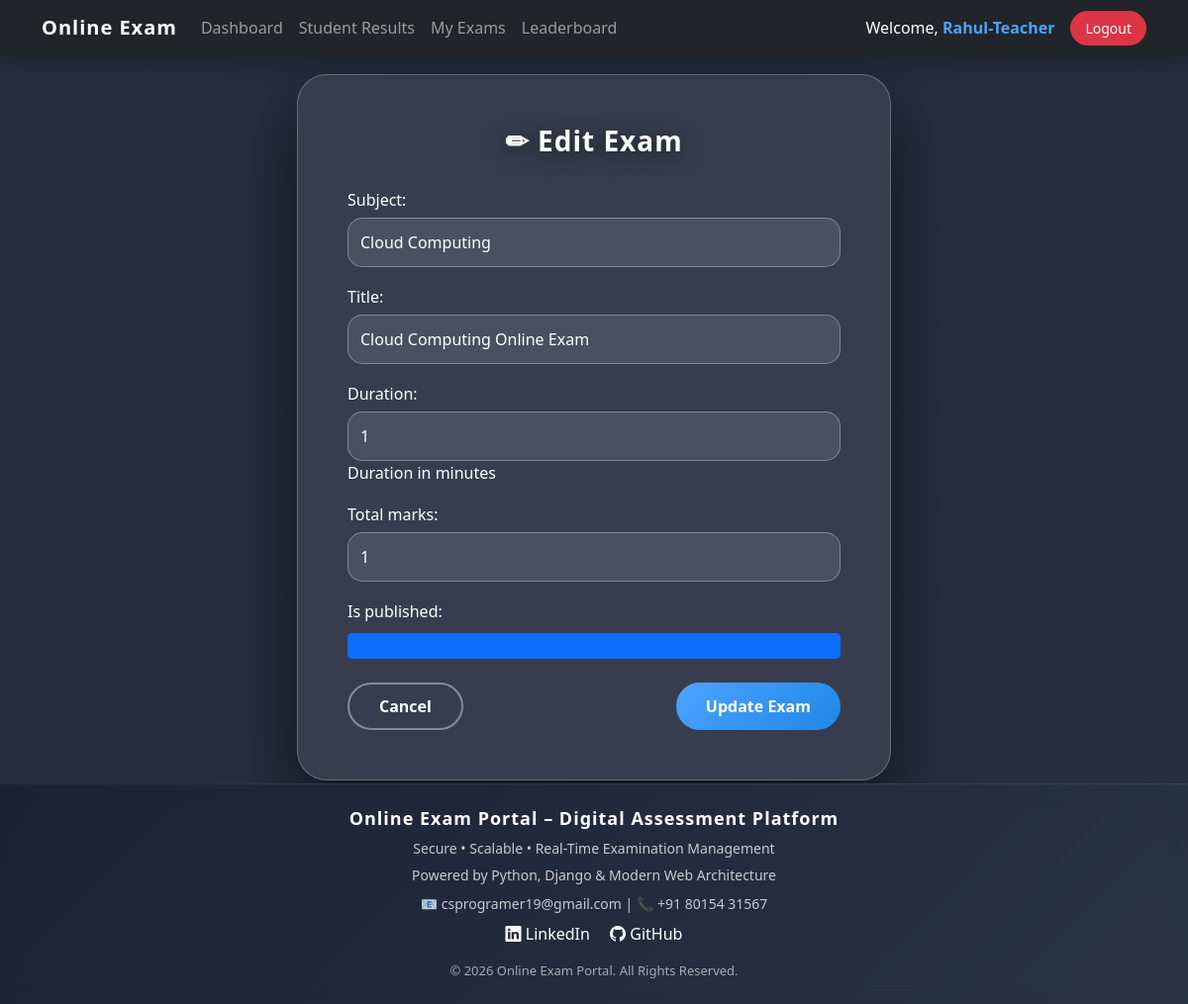
The app's page /edit-exam/20/ (signed in) with its own data.
### exam/models.py (models this page shows, shortened)
class CustomUser(AbstractUser):
    ROLE_CHOICES = (
        ('admin', 'Admin'),
        ('teacher', 'Teacher'),
        ('student', 'Student'),
    )
    role = models.CharField(max_length=10, choices=ROLE_CHOICES)

class Exam(models.Model):
    subject = models.ForeignKey(Subject, on_delete=models.CASCADE)
    title = models.CharField(max_length=200)
    duration = models.IntegerField(help_text="Duration in minutes")
    total_marks = models.IntegerField()
    created_by = models.ForeignKey(
        settings.AUTH_USER_MODEL,
        on_delete=models.CASCADE,
        limit_choices_to={'role': 'teacher'}
    )
    is_published = models.BooleanField(default=False)

### exam/views.py (the view)
# urls.py: path('edit-exam/<int:exam_id>/', views.edit_exam, name='edit_exam'),
@login_required  #edit exam-teacher
def edit_exam(request, exam_id):
    if request.user.role != 'teacher':
        return HttpResponseForbidden("Not Allowed")
    exam = get_object_or_404(Exam, id=exam_id, created_by=request.user)
    if request.method == "POST":
        form = ExamForm(request.POST, instance=exam)
        if form.is_valid():
            form.save()
            return redirect('my_exams')
    else:
        form = ExamForm(instance=exam)
    return render(request, 'edit_exam.html', {'form': form})

### exam/forms.py
class ExamForm(forms.ModelForm):
    class Meta:
        model = Exam
        exclude = ['created_by']   # 👈 change this
        widgets = {
            'subject': forms.Select(attrs={'class': 'form-select'}),
            'title': forms.TextInput(attrs={'class': 'form-control'}),
            'duration': forms.NumberInput(attrs={'class': 'form-control'}),
            'total_marks': forms.NumberInput(attrs={'class': 'form-control'}),
            'is_published': forms.CheckboxInput(attrs={'class': 'form-check-input'}),
        }

### exam/models.py (called while the page is built)
    def __str__(self):
        return self.name

### templates/edit_exam.html (shortened to what this page needs)
{% extends 'base.html' %}
{% block content %}
<div class="edit-wrapper">
    <div class="edit-card">
        <h3 class="edit-title">✏ Edit Exam</h3>
        <form method="POST">
            {{ form.as_p }}
            <div class="d-flex justify-content-between mt-4">
                <a href="{% url 'my_exams' %}" class="btn btn-outline-secondary btn-modern">
                    Cancel
                </a>
                <button type="submit" class="btn btn-primary btn-modern">
                    Update Exam
                </button>
            </div>
        </form>
    </div>
</div>
{% endblock %}

### templates/base.html (shortened to what this page needs)
<!DOCTYPE html>
<html>
<head>
    <link href="https://cdn.jsdelivr.net/npm/bootstrap@5.3.2/dist/css/bootstrap.min.css" rel="stylesheet">
    <link href="https://cdn.jsdelivr.net/npm/bootstrap-icons@1.11.3/font/bootstrap-icons.css" rel="stylesheet">
</head>
<body class="d-flex flex-column min-vh-100">
<nav class="navbar navbar-expand-lg navbar-dark fixed-top">
    <div class="container">
        <a class="navbar-brand" href="{% url 'home' %}">
            Online Exam
        </a>
        <div class="collapse navbar-collapse" id="navbarNav">
            <ul class="navbar-nav me-auto">
                {% if user.is_authenticated %}
                    {% if user.role == 'teacher' %}
                        <li class="nav-item">
                            <a class="nav-link" href="{% url 'teacher_dashboard' %}">Dashboard</a>
                        </li>
                        <li class="nav-item">
                            <a class="nav-link" href="{% url 'teacher_results' %}">Student Results</a>
                        </li>
                        <li class="nav-item">
                            <a class="nav-link" href="{% url 'my_exams' %}">My Exams</a>
                        </li>
                        <li class="nav-item">
                            <a class="nav-link" href="{% url 'leaderboard' %}">Leaderboard</a>
                        </li>
                    {% endif %}
                {% endif %}
            </ul>
            <ul class="navbar-nav ms-auto align-items-lg-center">
                {% if user.is_authenticated %}
                    <li class="nav-item text-center text-lg-start">
                        <span class="text-white d-block d-lg-inline me-lg-3 mb-2 mb-lg-0">
                            Welcome, <strong>{{ user.username }}</strong>
                        </span>
                    </li>
                    <li class="nav-item">
                        <a class="btn btn-danger btn-sm" href="{% url 'logout' %}">
                            Logout
                        </a>
                    </li>
                {% endif %}
            </ul>
        </div>
    </div>
</nav>
<main class="container flex-fill mt-5 pt-4 px-3 px-md-4">
    {% block content %}
    {% endblock %}
</main>
<footer class="text-center py-4 mt-auto">
    <div class="container">
        <h5>Online Exam Portal – Digital Assessment Platform</h5>
        <p>Secure • Scalable • Real-Time Examination Management</p>
        <p>Powered by Python, Django & Modern Web Architecture</p>
        <p class="mt-2">
            📧 csprogramer19@gmail.com |
            📞 +91  80154 31567
        </p>
        <div class="mt-2">
            <a href="#" class="me-3"><i class="bi bi-linkedin"></i> LinkedIn</a>
            <a href="#"><i class="bi bi-github"></i> GitHub</a>
        </div>
        <small class="d-block mt-3">
            © 2026 Online Exam Portal. All Rights Reserved.
        </small>
    </div>
</footer>
</body>
</html>

### templates/base.html (style rules this page uses)
body { font-family: 'Segoe UI', Tahoma, Geneva, Verdana, sans-serif; background: #f8f9fa; animation: fadeIn 0.5s ease-in; }
.navbar { backdrop-filter: blur(10px); background: rgba(33, 37, 41, 0.95) !important; box-shadow: 0 8px 25px rgba(0,0,0,0.25); }
.navbar-brand { font-size: 20px; font-weight: 700; letter-spacing: 1px; }
.navbar-nav .nav-link { position: relative; font-weight: 500; padding: 8px 14px; transition: 0.3s ease; }
.navbar-nav .nav-link::after { content: ""; position: absolute; left: 10px; bottom: 4px; width: 0%; height: 2px; background: #4da3ff; transition: 0.3s ease; }
.navbar span strong { color: #4da3ff; }
.btn-sm { border-radius: 20px; padding: 6px 14px; transition: 0.3s ease; }
main { animation: fadeIn 0.4s ease-in-out; }
footer { background: linear-gradient(135deg, #0f172a, #1e293b); color: white; position: relative; overflow: hidden; border-top: 1px solid rgba(255,255,255,0.1); }
footer::before { content: ""; position: absolute; inset: 0; background: rgba(255,255,255,0.05); backdrop-filter: blur(10px); }
footer .container { position: relative; z-index: 2; }
footer h5 { font-weight: 700; letter-spacing: 1px; font-size: 18px; }
footer p { font-size: 14px; color: rgba(255,255,255,0.75); margin-bottom: 6px; }
footer a { text-decoration: none; color: white; transition: 0.3s ease; }
footer small { font-size: 13px; color: rgba(255,255,255,0.6); }

### templates/edit_exam.html (style rules this page uses)
body { background: linear-gradient(rgba(15,23,42,0.9), rgba(15,23,42,0.9)), url('https://images.unsplash.com/photo-1492724441997-5dc865305da7'); background-size: cover; background-position: center; background-attachment: fixed; }
.edit-wrapper { min-height: 90vh; display: flex; align-items: center; justify-content: center; }
.edit-card { width: 100%; max-width: 600px; background: rgba(255,255,255,0.08); backdrop-filter: blur(20px); -webkit-backdrop-filter: blur(20px); border-radius: 30px; border: 1px solid rgba(255,255,255,0.25); box-shadow: 0 30px 70px rgba(0,0,0,0.6); padding: 50px; transition: 0.4s ease; color: white; }
.edit-title { font-weight: 700; margin-bottom: 30px; text-align: center; letter-spacing: 1px; text-shadow: 0 4px 20px rgba(0,0,0,0.6); }
.edit-card p { margin-bottom: 18px; }
.edit-card label { font-weight: 500; margin-bottom: 6px; }
.edit-card input, .edit-card select, .edit-card textarea { width: 100%; padding: 12px; border-radius: 15px; border: 1px solid rgba(255,255,255,0.3); background: rgba(255,255,255,0.1); color: white; outline: none; transition: 0.3s ease; }
.btn-modern { border-radius: 30px; padding: 10px 30px; font-weight: 600; transition: 0.3s ease; }
.btn-outline-secondary { border: 2px solid rgba(255,255,255,0.4); color: white; }
.btn-primary { background: linear-gradient(135deg,#4da3ff,#1e88e5); border: none; }

### records on screen
CustomUser: username "Rahul-Teacher"
Exam: subject "Cloud Computing", title "Cloud Computing Online Exam", duration "1", total_marks "1", is_published "☑"
